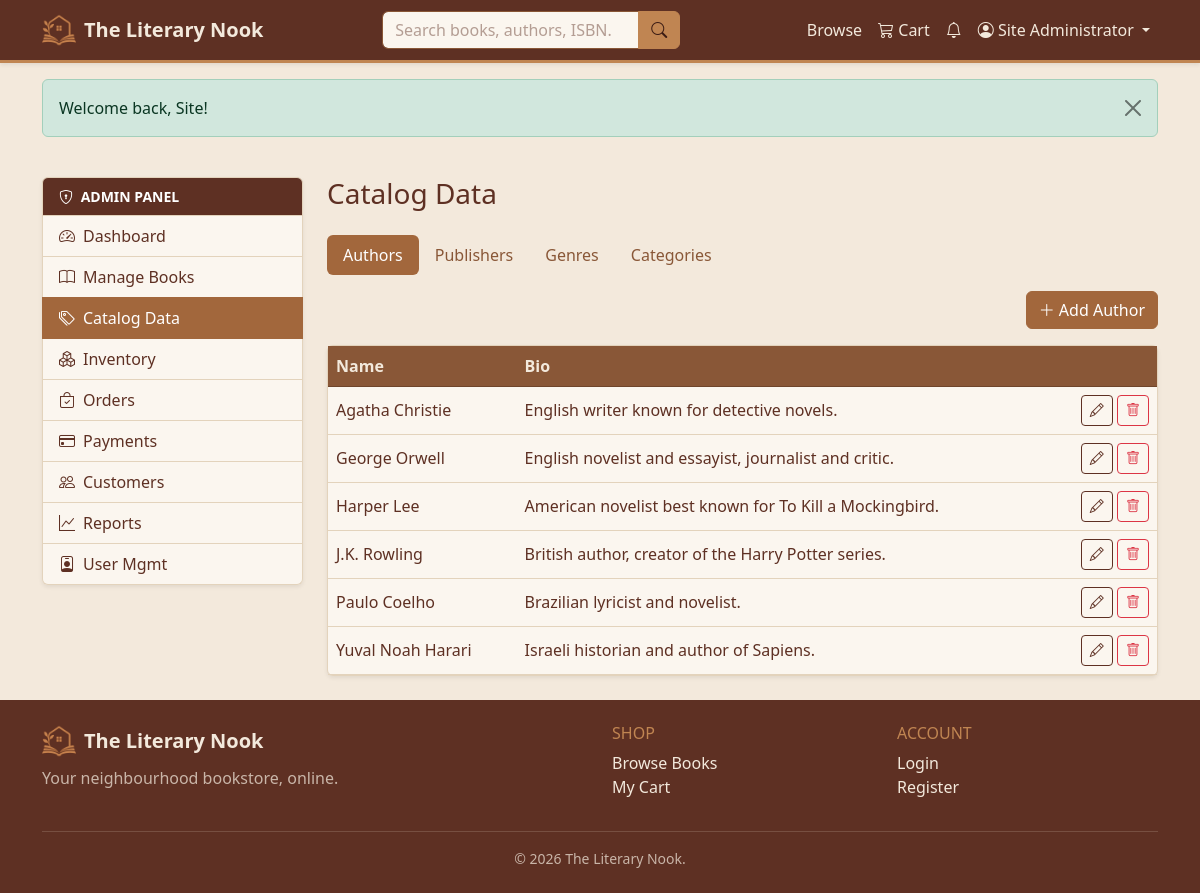
The app's page /admin/taxonomy.php (signed in) with its own data.
### tables this page shows
CREATE TABLE authors (
    author_id  INT UNSIGNED  NOT NULL AUTO_INCREMENT,
    name       VARCHAR(120)  NOT NULL,
    bio        TEXT          DEFAULT NULL,
    PRIMARY KEY (author_id),
    KEY idx_author_name (name)
);

### functions/functions.php (called while the page is built, shortened)
<?php
function e($value): string
{
    return htmlspecialchars((string) $value, ENT_QUOTES, 'UTF-8');
}
function url(string $path = ''): string
{
    return BASE_URL . ltrim($path, '/');
}
function recent_notifications(int $limit = 5): array
{
    return db_all(
        'SELECT type, subject, is_read, created_at FROM notifications
         WHERE user_id = ? ORDER BY created_at DESC LIMIT ?',
        [(int) $_SESSION['user_id'], $limit]
    );
}
function excerpt(?string $text, int $length = 120): string
{
    $text = (string) $text;
    return strlen($text) > $length ? substr($text, 0, $length) . '…' : $text;
}

### config/database.php (called while the page is built, shortened)
<?php
try {
    $conn = mysqli_connect(DB_HOST, DB_USER, DB_PASS, DB_NAME);
    mysqli_set_charset($conn, 'utf8mb4');
} catch (mysqli_sql_exception $e) {
    error_log('Database connection failed: ' . $e->getMessage());
    http_response_code(503);
    echo '<div style="font-family:system-ui,sans-serif;max-width:640px;margin:3rem auto;'
       . 'padding:1.5rem;border:1px solid #e3d3bc;border-radius:.75rem">'
       . '<h3 style="color:#a8412f;margin-top:0">Service temporarily unavailable</h3>'
       . '<p>The site cannot reach its database right now. Please try again shortly.</p>'
       . '</div>';
    exit;
}
function db_types(array $params): string
{
    $types = '';
    foreach ($params as $p) {
        if (is_int($p))        $types .= 'i';
        elseif (is_float($p))  $types .= 'd';
        else                   $types .= 's';
    }
    return $types;
}
function db_run(string $sql, array $params = [], string $types = '')
{
    global $conn;
    $stmt = mysqli_prepare($conn, $sql);
    if ($params) {
        if ($types === '') $types = db_types($params);
        mysqli_stmt_bind_param($stmt, $types, ...$params);
    }
    mysqli_stmt_execute($stmt);
    return $stmt;
}
function db_all(string $sql, array $params = [], string $types = ''): array
{
    $stmt = db_run($sql, $params, $types);
    $res  = mysqli_stmt_get_result($stmt);
    $rows = mysqli_fetch_all($res, MYSQLI_ASSOC);
    return $rows;
}

### admin/taxonomy.php (the view, shortened to what this page needs)
<?php
$TYPES = [
    'authors' => [
        'table' => 'authors', 'pk' => 'author_id', 'label' => 'Author', 'plural' => 'Authors',
        'fields' => ['name' => 'Name', 'bio' => 'Bio'],
    ],
    'publishers' => [
        'table' => 'publishers', 'pk' => 'publisher_id', 'label' => 'Publisher', 'plural' => 'Publishers',
        'fields' => ['name' => 'Name'],
    ],
    'genres' => [
        'table' => 'genres', 'pk' => 'genre_id', 'label' => 'Genre', 'plural' => 'Genres',
        'fields' => ['name' => 'Name'],
    ],
    'categories' => [
        'table' => 'categories', 'pk' => 'category_id', 'label' => 'Category', 'plural' => 'Categories',
        'fields' => ['name' => 'Name', 'description' => 'Description'],
    ],
];
$type = $_GET['type'] ?? 'authors';
$cfg   = $TYPES[$type];
$table = $cfg['table'];
$rows = db_all("SELECT * FROM $table ORDER BY name");
include INCLUDES_PATH . '/header.php';
include INCLUDES_PATH . '/dash_open.php';
?>
<ul class="nav nav-pills mb-3">
  <?php foreach ($TYPES as $k => $t): ?>
    <li class="nav-item">
      <a class="nav-link <?= $k === $type ? 'active' : '' ?>" href="<?= url('admin/taxonomy.php?type=' . $k) ?>"><?= e($t['plural']) ?></a>
    </li>
  <?php endforeach; ?>
</ul>
<div class="d-flex justify-content-end mb-3">
  <button class="btn btn-warning" data-bs-toggle="modal" data-bs-target="#taxModal" onclick="fillTax({})">
    <i class="bi bi-plus-lg me-1"></i>Add <?= e($cfg['label']) ?></button>
</div>
<div class="card shadow-sm">
  <div class="table-responsive">
    <table class="table table-hover align-middle mb-0">
      <thead class="table-light">
        <tr><?php foreach ($cfg['fields'] as $lbl): ?><th><?= e($lbl) ?></th><?php endforeach; ?><th></th></tr>
      </thead>
      <tbody>
      <?php if (!$rows): ?>
        <tr><td colspan="9"><div class="empty-state"><i class="bi bi-tags d-block mb-2"></i>No <?= e(strtolower($cfg['plural'])) ?> yet.</div></td></tr>
      <?php else: foreach ($rows as $r): ?>
        <tr>
          <?php foreach (array_keys($cfg['fields']) as $c): ?>
            <td><?= e(excerpt($r[$c] ?? '', 120)) ?: '<span class="text-muted">—</span>' ?></td>
          <?php endforeach; ?>
          <td class="text-end text-nowrap">
            <button class="btn btn-sm btn-outline-dark" data-bs-toggle="modal" data-bs-target="#taxModal"
                    onclick='fillTax(<?= json_encode($r, JSON_HEX_APOS | JSON_HEX_QUOT) ?>)'><i class="bi bi-pencil"></i></button>
            <form method="post" class="d-inline">
              <button class="btn btn-sm btn-outline-danger" data-confirm="Delete this <?= e(strtolower($cfg['label'])) ?>?"><i class="bi bi-trash"></i></button>
            </form>
          </td>
        </tr>
      <?php endforeach; endif; ?>
      </tbody>
    </table>
  </div>
</div>
<?php
include INCLUDES_PATH . '/dash_close.php';
include INCLUDES_PATH . '/footer.php';

### assets/css/style.css (style rules this page uses)
:root { --ln-cream: #F3E9DC; --ln-caramel: #C08552; --ln-brownie: #5E3023; --ln-coffee: #895737; --ln-cream-100: #FBF6EF; --ln-cream-300: #E3D3BC; --ln-cream-400: #D6C0A3; --ln-caramel-600: #A2673C; --ln-caramel-700: #8F5A34; --ln-caramel-800: #7C4E2D; --ln-coffee-700: #6F452B; --ln-brownie-700: #4A2419; --ln-brownie-900: #3B1C14; --ln-caramel-soft: rgba(192, 133, 82, .14); --ln-brownie-muted: rgba(94, 48, 35, .68); --bs-primary: #A2673C; --bs-primary-rgb: 162, 103, 60; --bs-secondary: #895737; --bs-secondary-rgb: 137, 87, 55; --bs-info: #895737; --bs-info-rgb: 137, 87, 55; --bs-warning: #C08552; --bs-warning-rgb: 192, 133, 82; --bs-dark: #5E3023; --bs-dark-rgb: 94, 48, 35; --bs-light: #F3E9DC; --bs-light-rgb: 243, 233, 220; --bs-success: #4F6F52; --bs-success-rgb: 79, 111, 82; --bs-danger: #A8412F; --bs-danger-rgb: 168, 65, 47; --bs-body-bg: var(--ln-cream); --bs-body-color: var(--ln-brownie); --bs-body-color-rgb: 94, 48, 35; --bs-emphasis-color: var(--ln-brownie); --bs-heading-color: var(--ln-brownie); --bs-secondary-color: var(--ln-brownie-muted); --bs-tertiary-color: rgba(94, 48, 35, .5); --bs-secondary-bg: var(--ln-cream-300); --bs-secondary-bg-rgb: 227, 211, 188; --bs-tertiary-bg: var(--ln-cream); --bs-tertiary-bg-rgb: 243, 233, 220; --bs-border-color: var(--ln-cream-300); --bs-border-color-translucent: rgba(94, 48, 35, .16); --bs-code-color: var(--ln-coffee); --bs-link-color: var(--ln-coffee); --bs-link-color-rgb: 137, 87, 55; --bs-link-hover-color: var(--ln-brownie); --bs-link-hover-color-rgb: 94, 48, 35; --bs-focus-ring-color: rgba(192, 133, 82, .35); --bs-primary-bg-subtle: #F0E1D2; --bs-primary-border-subtle: var(--ln-cream-400); --bs-primary-text-emphasis: var(--ln-brownie); --bs-secondary-bg-subtle: #EFE2D4; --bs-secondary-border-subtle: var(--ln-cream-400); --bs-secondary-text-emphasis: var(--ln-coffee-700); --bs-info-bg-subtle: #EFE2D4; --bs-info-border-subtle: var(--ln-cream-400); --bs-info-text-emphasis: var(--ln-coffee-700); --bs-warning-bg-subtle: #F5E6D5; --bs-warning-border-subtle: var(--ln-cream-400); --bs-warning-text-emphasis: var(--ln-caramel-800); --bs-light-bg-subtle: var(--ln-cream-100); --bs-light-border-subtle: var(--ln-cream-300); --bs-dark-bg-subtle: var(--ln-cream-400); --bs-dark-border-subtle: var(--ln-coffee); --bs-dark-text-emphasis: var(--ln-brownie); }
body { font-family: 'Segoe UI', system-ui, -apple-system, sans-serif; background-color: var(--ln-cream); color: var(--ln-brownie); }
.btn-warning, .btn-primary { --bs-btn-color: #fff; --bs-btn-bg: var(--ln-caramel-600); --bs-btn-border-color: var(--ln-caramel-600); --bs-btn-hover-color: #fff; --bs-btn-hover-bg: var(--ln-caramel-700); --bs-btn-hover-border-color: var(--ln-caramel-700); --bs-btn-active-color: #fff; --bs-btn-active-bg: var(--ln-caramel-800); --bs-btn-active-border-color: var(--ln-caramel-800); --bs-btn-disabled-color: #fff; --bs-btn-disabled-bg: var(--ln-caramel); --bs-btn-disabled-border-color: var(--ln-caramel); }
.btn-outline-dark { --bs-btn-color: var(--ln-brownie); --bs-btn-border-color: var(--ln-brownie); --bs-btn-hover-color: var(--ln-cream); --bs-btn-hover-bg: var(--ln-brownie); --bs-btn-hover-border-color: var(--ln-brownie); --bs-btn-active-color: var(--ln-cream); --bs-btn-active-bg: var(--ln-brownie-700); --bs-btn-active-border-color: var(--ln-brownie-700); --bs-btn-disabled-color: var(--ln-brownie-muted); --bs-btn-disabled-border-color: var(--ln-cream-400); }
.card { --bs-card-bg: var(--ln-cream-100); --bs-card-border-color: var(--ln-cream-300); --bs-card-cap-bg: var(--ln-cream-100); --bs-card-color: var(--ln-brownie); }
.nav-pills { --bs-nav-pills-link-active-bg: var(--ln-caramel-600); --bs-nav-pills-link-active-color: #fff; }
.nav:not(.navbar-nav) { --bs-nav-link-color: var(--ln-coffee); --bs-nav-link-hover-color: var(--ln-brownie); }
.table { --bs-table-color: var(--ln-brownie); --bs-table-bg: transparent; --bs-table-border-color: var(--ln-cream-300); --bs-table-striped-color: var(--ln-brownie); --bs-table-striped-bg: rgba(192, 133, 82, .07); --bs-table-hover-color: var(--ln-brownie); --bs-table-hover-bg: var(--ln-caramel-soft); }
.table thead th { white-space: nowrap; }
.table-light { --bs-table-color: var(--ln-cream); --bs-table-bg: var(--ln-coffee); --bs-table-border-color: var(--ln-coffee-700); --bs-table-striped-color: var(--ln-cream); --bs-table-hover-color: var(--ln-cream); --bs-table-hover-bg: var(--ln-coffee-700); }

### records on screen
authors: name "Agatha Christie", bio "English writer known for detective novels."
authors: name "George Orwell", bio "English novelist and essayist, journalist and critic."
authors: name "Harper Lee", bio "American novelist best known for To Kill a Mockingbird."
authors: name "J.K. Rowling", bio "British author, creator of the Harry Potter series."
authors: name "Paulo Coelho", bio "Brazilian lyricist and novelist."
authors: name "Yuval Noah Harari", bio "Israeli historian and author of Sapiens."

### other values on screen
SITE_NAME "The Literary Nook"
$u['name'] "Site Administrator"
$f['message'] "Welcome back, Site!"
$label "Dashboard"
$label "Manage Books"
$label "Catalog Data"
$label "Inventory"
$label "Orders"
$label "Payments"
$label "Customers"
$label "Reports"
$label "User Mgmt"
$dash_title "Catalog Data"
$t['plural'] "Authors"
$t['plural'] "Publishers"
